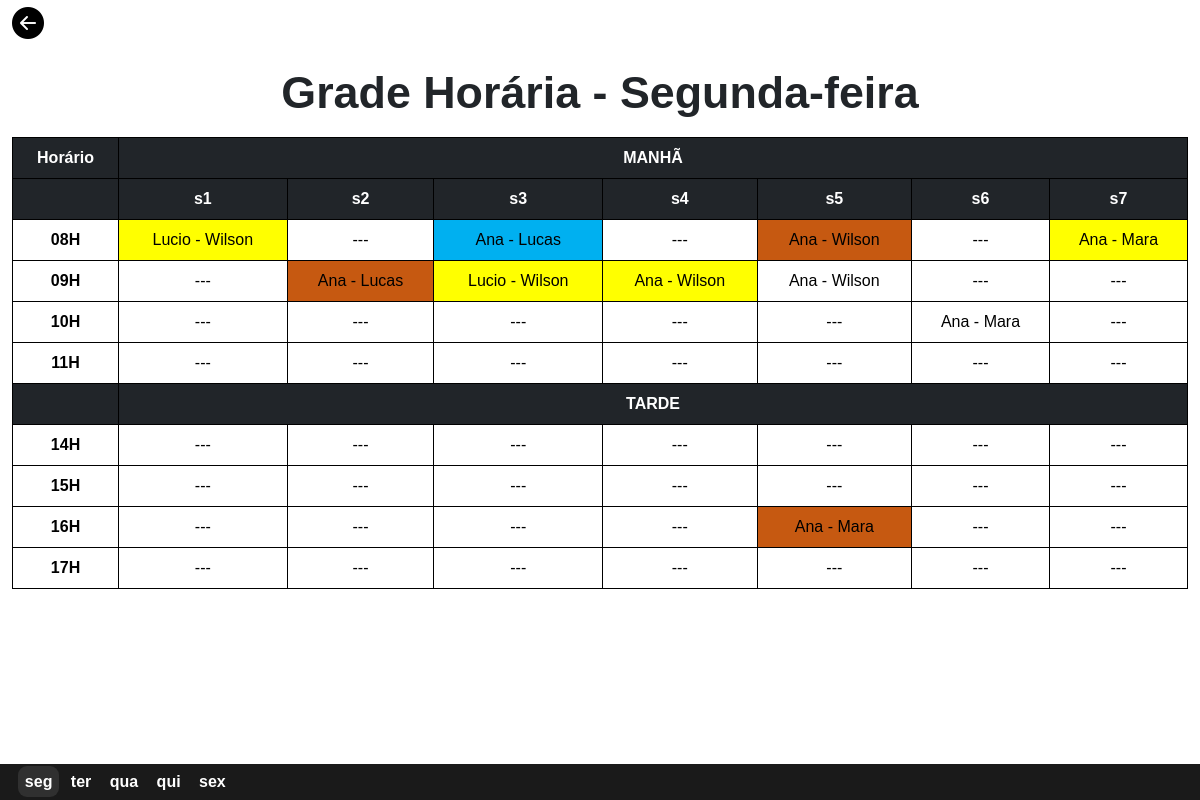
The page /monitor/reserva_sala/reservar-sala-segunda.php on the database as committed earlier.
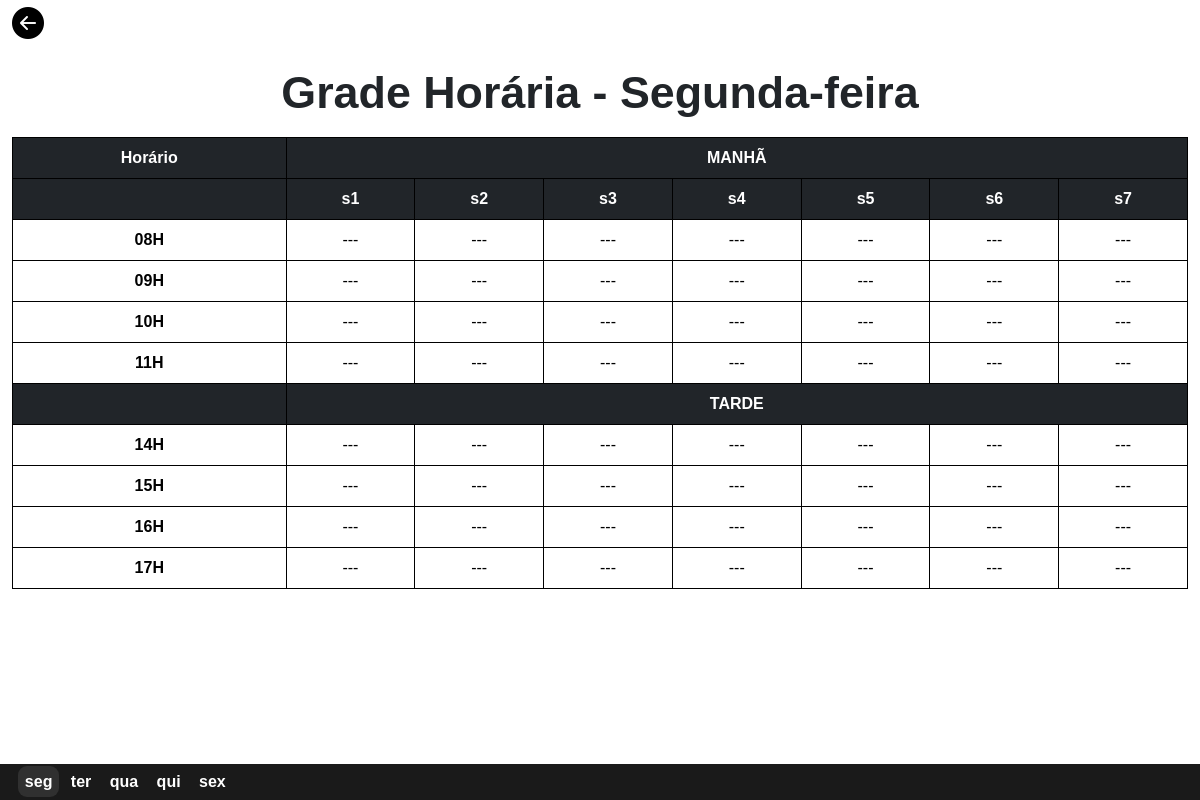
The same page on the database as committed later.
### tables this page shows
CREATE TABLE `tbl_horario_sala` (
  `id` int(11) UNSIGNED NOT NULL,
  `horario` varchar(10) NOT NULL
);

CREATE TABLE `tbl_sala_reservada` (
  `id` int(10) UNSIGNED NOT NULL,
  `id_turno` int(11) UNSIGNED NOT NULL,
  `id_horario` int(11) UNSIGNED NOT NULL,
  `id_semana` int(11) UNSIGNED NOT NULL,
  `id_status` int(11) UNSIGNED NOT NULL,
  `id_terapeuta` int(11) DEFAULT NULL,
  `id_paciente` int(11) UNSIGNED DEFAULT NULL,
  `sala_cod` varchar(20) NOT NULL,
  `sala` varchar(100) NOT NULL
);

### monitor/reserva_sala/reservar-sala-segunda.php (the view, shortened to what this page needs)
<?php
include('../../db/conexao.php');
?>
<!DOCTYPE html>
<html lang="en">
<head>
    <link href="https://cdn.jsdelivr.net/npm/bootstrap@5.3.3/dist/css/bootstrap.min.css" rel="stylesheet">
    <link rel="stylesheet" href="https://cdn.jsdelivr.net/npm/bootstrap-icons@1.10.5/font/bootstrap-icons.css">
</head>
<body>
    <div class="container-fluid divForm">
        <div class="divVoltar">
            <a href="../index.php"><i class="bi bi-arrow-left-circle-fill" id="iconeVoltar"></i></a>
        </div>
        <h2>Grade Horária - Segunda-feira</h2>
        <table class="table">
            <form action="" method="post">
                <thead class="table-dark">
                    <tr>
                        <th>Horário</th>
                        <th colspan="7">MANHÃ</th>
                    </tr>
                    <tr>
                        <th></th>
                        <th>s1</th>
                        <th>s2</th>
                        <th>s3</th>
                        <th>s4</th>
                        <th>s5</th>
                        <th>s6</th>
                        <th>s7</th>
                    </tr>
                </thead>
                <tbody>
                    <?php
                        $sql_horario = "SELECT id, horario from tbl_horario_sala ORDER BY id";
                        $result_horario = mysqli_query($mysqli, $sql_horario);
                        while($row_horario = mysqli_fetch_assoc($result_horario)) {
                            $horario_da_sala = $row_horario['horario'];
                    ?>
                    <tr>
                        <?php
                            if($horario_da_sala == '14H') {
                                echo "
                                </tbody>
                                    <thead class='table-dark'>
                                        <tr>
                                            <th></th>
                                            <th class='tarde' colspan='8'>TARDE</th>
                                        </tr>
                                    </thead>
                                <tbody>
                                ";
                            }
                        ?>
                        <th><?php echo $row_horario['horario'] ?></th>
                            <?php
                                $sql_sala_reserva = "SELECT
                                                        s.id,
                                                        s.sala,
                                                        s.sala_cod,
                                                        st.status,
                                                        IFNULL(t.nome, '') AS nome_terapeita,
                                                        IFNULL(p.nome, '') AS nome_paciente
                                                    FROM tbl_sala_reservada s
                                                    INNER JOIN tbl_horario_sala h ON s.id_horario = h.id
                                                    INNER JOIN tbl_status_sala st ON s.id_status = st.id
                                                    LEFT JOIN tbl_user_terapeuta t ON s.id_terapeuta = t.id
                                                    LEFT JOIN tbl_paciente p ON s.id_paciente = p.id
                                                    WHERE (h.horario = '$horario_da_sala' AND s.id_semana = 1)
                                                    ORDER BY s.id;";
                                $result_reserva = mysqli_query($mysqli, $sql_sala_reserva);
                                while($row = mysqli_fetch_assoc($result_reserva)) {
                            ?>
                            <td
                            name="<?php echo $row['sala_cod'] ?>"
                                    id="<?php echo $row['sala_cod'] ?>"
                                    class="<?php echo $row['status'] ?>"
                            >
                            <?php echo $row['sala'] ?>
                            </td>
                            <?php
                              }
                            ?>
                            <tr>
                            <?php
                                }
                            ?>
                    </tr>
                </tbody>
            </form>
        </table>
    </div>
    <footer class="container-fluid">
        <nav>
            <a href="reservar-sala-segunda.php" id="selected">seg</a>
            <a href="reservar-sala-terca.php">ter</a>
            <a href="reservar-sala-quarta.php">qua</a>
            <a href="reservar-sala-quinta.php">qui</a>
            <a href="reservar-sala-sexta.php">sex</a>
        </nav>
    </footer>
</body>
</html>

### monitor/reserva_sala/reservar-sala-segunda.php (style rules this page uses)
* { font-family: Arial, Helvetica, sans-serif; }
body { max-width: 100%; max-height: 100%; }
.container-fluid h2 { text-align: center; font-size: 280%; font-weight: bold; margin: 1.5%; }
.divForm { height: '80%'; }
table { border-collapse: collapse; }
tbody td { cursor: pointer; }
table th, td { border: 1px solid black; padding: 8px; text-align: center; }
th { background-color: #f2f2f2; cursor: default; }
td.livre { background-color: white; }
.divVoltar { width: '100%'; }
#iconeVoltar { cursor: pointer; color: black; font-size: 200%; transition: .5s; }
footer { width: '100%'; background-color: rgb(26, 26, 26); position: fixed; bottom: 0; }
footer nav { padding-top: '20%'; padding: 0.5%; }
footer nav a { text-decoration: none; color: white; font-weight: bold; padding: 0.6%; border-radius: 9px; transition: .5s; }
#selected { background-color: rgb(48, 48, 48); }
td.reservada { background-color: yellow; }
td.encaixe { background-color: rgb(198, 89, 17); }
td.triagem { background-color: rgb(0, 176, 240); }

Rows that differ between the two databases and show on the page:
changed tbl_sala_reservada (number 1 of 56 on the later page): id_status 1 → 2 (drawn); sala "Lucio - Wilson" → "---"
changed tbl_sala_reservada (number 3 of 56 on the later page): id_status 4 → 2 (drawn); sala "Ana - Lucas" → "---"
changed tbl_sala_reservada (number 5 of 56 on the later page): id_status 3 → 2 (drawn); sala "Ana - Wilson" → "---"
changed tbl_sala_reservada (number 7 of 56 on the later page): id_status 1 → 2 (drawn); sala "Ana - Mara" → "---"
changed tbl_sala_reservada (number 9 of 56 on the later page): id_status 3 → 2 (drawn); sala "Ana - Lucas" → "---"
changed tbl_sala_reservada (number 10 of 56 on the later page): id_status 1 → 2 (drawn); sala "Lucio - Wilson" → "---"
changed tbl_sala_reservada (number 11 of 56 on the later page): id_status 1 → 2 (drawn); sala "Ana - Wilson" → "---"
changed tbl_sala_reservada (number 12 of 56 on the later page): sala "Ana - Wilson" → "---"
changed tbl_sala_reservada (number 20 of 56 on the later page): sala "Ana - Mara" → "---"
changed tbl_sala_reservada (number 47 of 56 on the later page): id_status 3 → 2 (drawn); sala "Ana - Mara" → "---"
